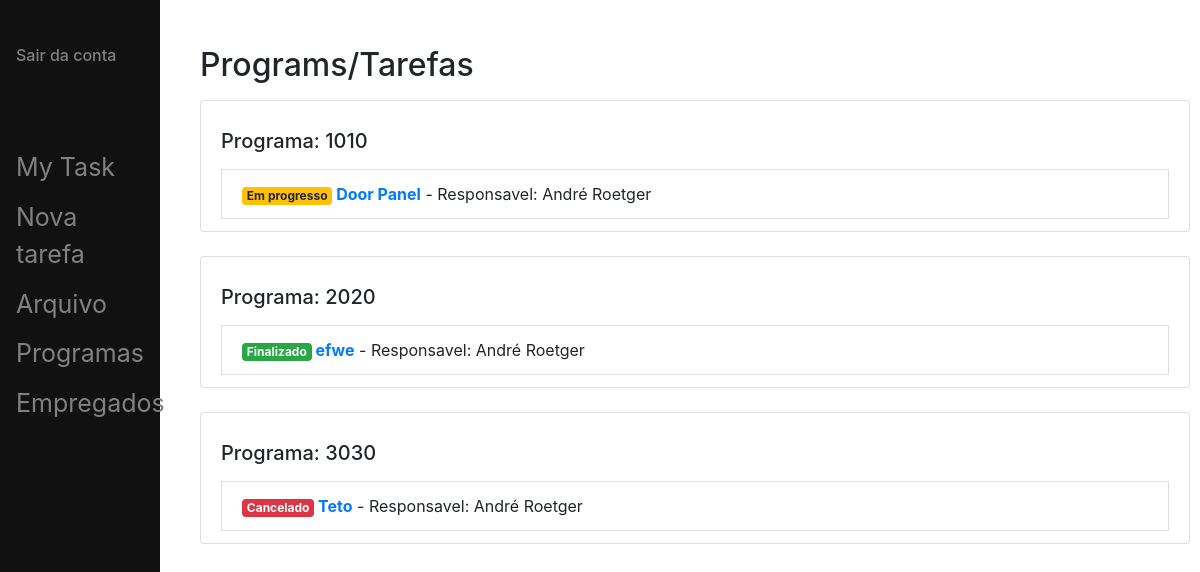
The app's page /programs/ (signed in) with its own data.
### concept/models.py (models this page shows, shortened)
class Programs(models.Model):
	name = models.CharField(max_length=20)
	def __str__(self):
		return self.name

class Task(models.Model):
	SITUATION_CHOICE = (
	('pg','Em progresso'),
	('fl','Finalizado'),
	('al','Em análise'),
	('cl','Cancelado'),
	)
	name = models.CharField(max_length=100)
	program = models.ForeignKey(Programs, on_delete=models.CASCADE)
	requested_employ_id = models.ForeignKey(Employees,related_name='requested_employ_id',null=True , on_delete=models.CASCADE)
	info = models.TextField(max_length=1000)
	is_filed = models.BooleanField(null=True)
	situation = models.CharField(max_length=2, choices = SITUATION_CHOICE,null=True)
	def __str__(self):
		return self.name

class Employees(models.Model):
	HIERARCHY_CHOICE = (
		('cl','Concept_Leader'),
		('pl','Program_leader'),
		('fl','FB_leader'),
		('dl','Direct_leader'),
		('ds','Desingner'),
		)
	name = models.CharField(max_length=40)
	hierarchy = models.CharField(max_length=2, choices=HIERARCHY_CHOICE)
	code_number = models.CharField(max_length=10)
	user_web = models.ForeignKey(User, null=True, on_delete=models.CASCADE)
	def __str__(self):
		return self.name

### concept/views.py (the view)
# urls.py: path('programs/',views.programs, name='programs'),
def programs(request):
	if request.user.is_anonymous :
		return redirect('/login/')
	else:
		task = Task.objects.all()
		prog = Programs.objects.all()
		return render(request,'concept/programs.html',{'task':task, 'prog':prog})

### concept/templates/concept/programs.html (shortened to what this page needs)
{% extends "concept/base.html" %}
{% block content %}
<div class='main'>
	<p><h2>Programs/Tarefas</h2></p>
	{% for item_prog in prog %}
	<ul class='list-group'>
		<li class='list-group-item'><p><h5>Programa: {{item_prog}}</h5></p>
			{% for item_task in task %}
				<ul lass='list-group'>
				{% if item_task.program == item_prog %}
						<li class='list-group-item'><strong><a href="/task/{{item_task.id}}/change">
							{% if item_task.situation == 'pg' %}
				        	<span class="badge badge-warning">Em progresso</span>
				        	{% endif %}
				    		{% if item_task.situation == 'cl' %}
				        	<span class="badge badge-danger">Cancelado</span>
				        	{% endif %}
				    		{% if item_task.situation == 'fl' %}
				        	<span class="badge badge-success">Finalizado</span>
				        	{% endif %}
							{{item_task}}</a></strong> - Responsavel: {{item_task.requested_employ_id}}
						</li>
				{% endif %}
				</ul>
			{% endfor %}
		</li></ul><br>
	{% endfor %}
</div>
{% endblock %}

### concept/templates/concept/base.html (shortened to what this page needs)
<!DOCTYPE html>
	<head>
		<link rel="stylesheet" href="https://stackpath.bootstrapcdn.com/bootstrap/4.5.1/css/bootstrap.min.css">
	</head>
<body>
	<div class="sidenav">
		{% if request.user.is_anonymous %}
			<div class="sideuser">
				<a href="/login">Log In</a>
			</div>
			{% else %}
			<div class="side">
				<a href='' ><h2>{{employ.name}}</h2></a>
			</div>
			<div class="sideuser">
				<a href="/logout"><h6>Sair da conta</h6></a>
			</div>
			{% endif %}
		<div class="side">
			<a href="/">My Task</a>
			<a href="/newtask/">Nova tarefa</a>
			<a href="/filed/">Arquivo</a>
			<a href="/programs/">Programas</a>
			<a href="/employees">Empregados</a>
		</div>
	</div>
	{% block content %}{% endblock %}
</body>
</html>

### concept/templates/concept/base.html (style rules this page uses)
.sidenav { height:100%; width:160px; position: fixed; z-index:1; top:0; left:0; background-color:#111; overflow-x: :hidden; padding-top:20px; }
.side a { padding:6px 8px 6px 16px; text-decoration: none; font-size:25px; color: #818181; display:block; }
.sideuser a { padding:6px 8px 6px 16px; text-decoration: none; font-size:25px; color: #818181; display:block; z-index:2; padding-bottom:70px; }
.main { margin-left:190px; padding: 30px 10px; }
ul { padding: 0; margin: 0; }
ul li { list-style: none; }

### records on screen
Programs: name "1010"
Task: situation "Em progresso", name "Door Panel", requested_employ_id "André Roetger"
Programs: name "2020"
Task: situation "Finalizado", name "efwe", requested_employ_id "André Roetger"
Programs: name "3030"
Task: situation "Cancelado", name "Teto", requested_employ_id "André Roetger"
